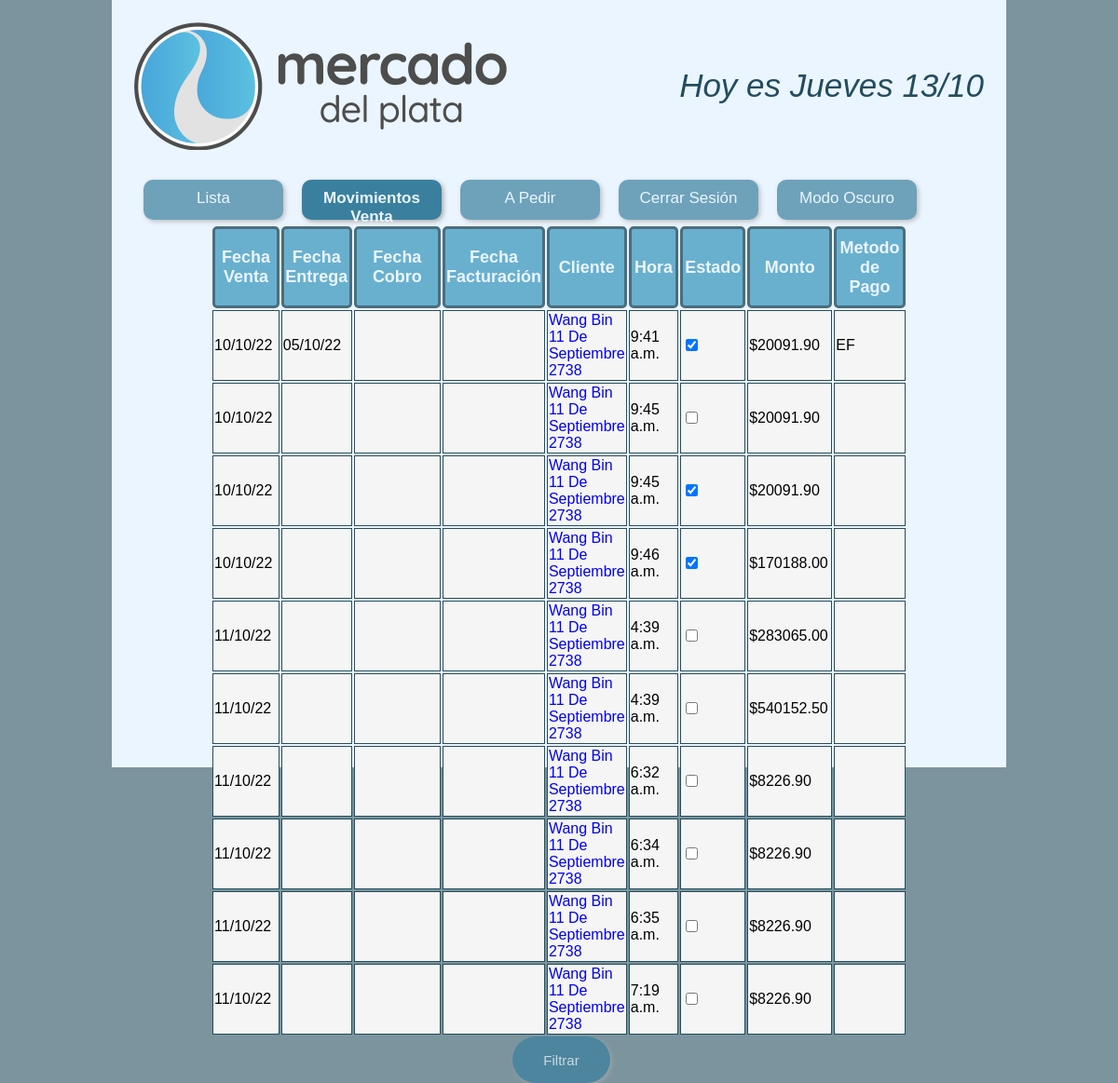
Page /mventa/ (signed in) on the earlier database version.
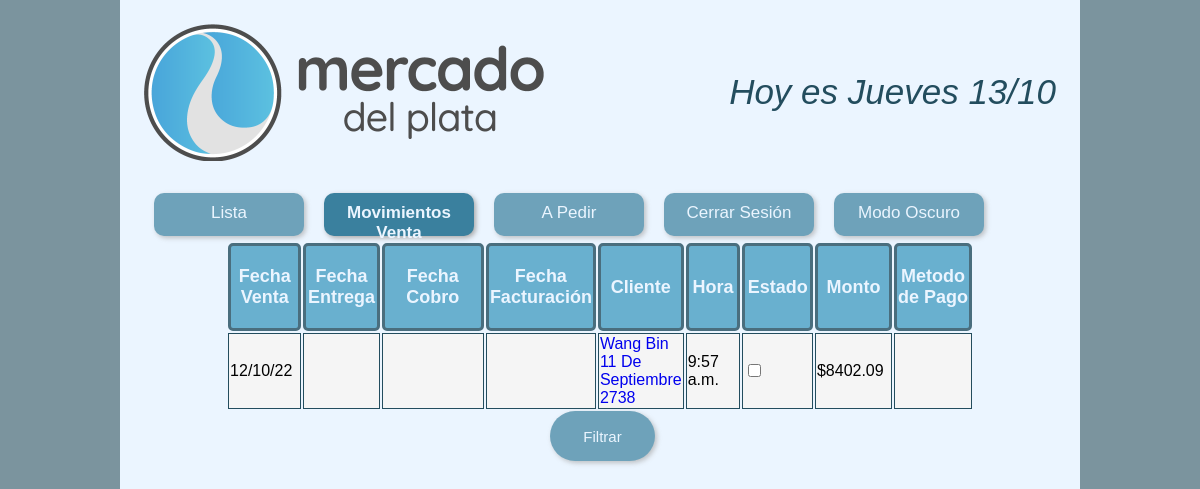
Same page on the later database version.
### MercadoDelPlata/models.py (models this page shows, shortened)
class Venta(models.Model):
    efectivo="EF"
    transferencia="TF"
    cheque="CH"
    condicion_opciones = [
        (efectivo,"Efectivo"),
        (transferencia,"Transferencia"),
        (cheque,"Cheque")]
    cliente = models.ForeignKey(Cliente, on_delete=models.CASCADE)
    fecha = models.DateTimeField(auto_now_add = True)
    fecha_entrega = models.DateTimeField(blank=True, null=True)
    fecha_cobrado = models.DateTimeField(blank=True, null=True)
    fecha_facturacion = models.DateTimeField(blank=True, null=True)
    pago = models.CharField(max_length = 60, choices=condicion_opciones,blank=True)
    entregado = models.BooleanField(default=False)
    aclaraciones = models.CharField(max_length = 100, blank=True)
    pedidos = models.ManyToManyField(Pedido)
    subtotal = models.DecimalField(max_digits = 8, decimal_places = 2)
    total = models.DecimalField(max_digits = 8, decimal_places = 2)

class Cliente(models.Model):
    consumidor_final="CF"
    responsable_inscripto="RI"
    excento="EX"
    condicion_opciones = [
        (responsable_inscripto,"Responsable Inscripto"),
        (consumidor_final,"Consumidor Final"),
        (excento,"Excento")]
    nombre = models.CharField(max_length = 100, unique = True)
    direccion = models.CharField(max_length = 60, unique = True)
    cuit = models.CharField(max_length = 15, unique = True, default=0)
    condicion = models.CharField(max_length = 60, choices=condicion_opciones)
    def __str__(self):
        return self.nombre + " " + self.direccion

### MercadoDelPlata/views.py (the view)
# urls.py: path('mventa/', views.Mventa, name='mventa'),
@login_required(login_url="login")
def Mventa(request):
    ventas=Venta.objects.all()
    print(request.POST)
    context = {"ventas":ventas}
    return render(request, "MercadoDelPlata/mventa.html", context)

### MercadoDelPlata/Templates/MercadoDelPlata/mventa.html (shortened to what this page needs)
{% extends 'main.html' %}
{% block content %}
		<div id="contenedor-tabla">
			<table>
				<thead>
					<tr>
						<th>Fecha Venta</th>
						<th>Fecha Entrega</th>
						<th>Fecha Cobro</th>
						<th>Fecha Facturación</th>
						<th>Cliente</th>
						<th>Hora</th>
						<th>Estado</th>
						<th>Monto</th>
						<th>Metodo de Pago</th>
					</tr>
				</thead>
				<tbody>
					{% for i in ventas %}
					<tr>
						<td>{{i.fecha|date:"d/m/y"}}</td>
						<td>{{i.fecha_entrega|date:"d/m/y"}}</td>
						<td>{{i.fecha_cobrado|date:"d/m/y"}}</td>
						<td>{{i.fecha_facturacion|date:"d/m/y"}}</td>
						<td><a href="{% url 'eventa' i.id %}">{{i.cliente}}</a></td>
						<td>{{i.fecha|time}}</td>
						{% if i.entregado %}
						<td><input type="checkbox" checked readonly></td>
						{% else %}
						<td><input type="checkbox"readonly></td>
						{% endif %}
						<td>${{i.total}}</td>
						<td>{{i.pago}}</td>
					</tr>
					{% endfor %}
				</tbody>
			</table>
		</div>
		<div id="contenedor-botones">
			<button type="button" id="filter">Filtrar</button>
		</div>
{% endblock %}

### Templates/main.html (shortened to what this page needs)
<!DOCTYPE html>
{% load static %}
<html lang="es">
    <head>
        <link rel='stylesheet' type='text/css' media='screen' href="{% static 'styles/index.css' %}">
    </head>
    <body>
		<div id="encabezado">
			<img id="logo" src="{% static 'img/Logo_Para_Blanco_2.png' %}">
			<p id="fecha"></p>
		</div>
		<div id="contenedor-navbar">
			<nav id="navbar">
				<a id="lista-tab" class="current-tab" href="{% url 'home' %}">Lista</a>
				{% if request.user.username == "Pela" %}
					<a id="mov-tab" href="{% url 'mventa' %}" style="display:none">Movimientos Venta</a>
					<a id="ape-tab" href="{% url 'apedir' %}" style="display:none">A Pedir</a>
				{% else %}
					<a id="mov-tab" href="{% url 'mventa' %}">Movimientos Venta</a>
					<a id="ape-tab" href="{% url 'apedir' %}">A Pedir</a>
				{% endif %}
				<a href="{% url 'logout' %}">Cerrar Sesión</a>
				<a>Modo Oscuro</a>
			</nav>
		</div>
        {% block content %}
        {% endblock content%}
    </body>
</html>

### static/styles/index.css (style rules this page uses)
:root { --celeste-oscuro:rgb(58,128,158); --celeste-mas-oscuro: rgb(35,77,94); --celeste: rgb(82,181,223); --celeste-claro: rgb(87,190,235); --celeste-intermedio: rgb(73,159,196); --blanco-fondo: rgb(235,245,255) }
html { background-color: rgba(35,77,94,0.6); height: 100vh; margin: 0; padding: 0 }
body { background-color: var(--blanco-fondo); margin: 0px 10%; padding: 2%; padding-bottom: 0; height: 100vh; font-family: "Calibri", sans-serif; }
#encabezado { margin: auto; margin-bottom: 30px; display: grid; grid-template-columns: 1fr 2fr; }
#logo { grid-column: 1; width: 400px; }
#fecha { grid-column: 2; font-family: "Calibri", sans-serif; font-size: 35px; font-style: italic; text-align: Right; color: var(--celeste-mas-oscuro); margin: auto; margin-right: 0px; margin-top: 48px; }
#contenedor-navbar { margin: auto; height: 50px; }
nav { padding-top: 2px; display: flex; margin: auto; height: 50px; }
#contenedor-navbar a { margin: 0px 10px; width: 150px; height: 33px; text-align: center; font-size: 17px; padding-top: 10px; color: var(--blanco-fondo); background-color: var(--celeste-oscuro); box-shadow: 2px 2px 5px darkgray; opacity: 70%; border-radius: 10px; transition: opacity 0.5s; }
.current-tab { opacity: 100%!important; font-weight: 800; }
#contenedor-tabla { margin-right: 9%; margin-left: 9%; overflow-x:scroll; }
th { height: 80px; background-color: var(--celeste-intermedio) ; border: solid var(--celeste-mas-oscuro) 3px; border-radius: 5px; color: var(--blanco-fondo); font-size: 18px; opacity: 80%; }
th:nth-of-type(1) { width: 100px; }
th:nth-of-type(2) { width: 75px; }
th:nth-of-type(3) { width: 300px; }
th:nth-of-type(4) { width: 75px; }
th:nth-of-type(5) { width: 75px; }
th:nth-of-type(6) { width: 75px; }
th:nth-of-type(7) { width: 75px; }
th:nth-of-type(8) { width: 100px; }
th:nth-of-type(9) { width: 100px; }
tr { height: 35px; }
td { border: solid var(--celeste-mas-oscuro) 1px; }
td { background-color: whitesmoke; }
#contenedor-botones { margin: auto; text-align: center; }
a { text-decoration: none; }
button { margin-left: 5px; width: 105px; height: 50px; text-align: center; font-size: 15px; color: var(--blanco-fondo); background-color: var(--celeste-oscuro); box-shadow: 2px 2px 5px darkgray; border: none; opacity: 70%; border-radius: 30px; transition: opacity 0.5s; }

Differences in the rows shown:
removed Venta: fecha "10/10/22", fecha_entrega "05/10/22", cliente "Wang Bin 11 De Septiembre 2738", fecha "9:41 a.m.", total "20091.90", pago "EF"
removed Venta: fecha "10/10/22", cliente "Wang Bin 11 De Septiembre 2738", fecha "9:45 a.m.", total "20091.90"
removed Venta: fecha "10/10/22", cliente "Wang Bin 11 De Septiembre 2738", fecha "9:45 a.m.", total "20091.90"
removed Venta: fecha "10/10/22", cliente "Wang Bin 11 De Septiembre 2738", fecha "9:46 a.m.", total "170188.00"
removed Venta: fecha "11/10/22", cliente "Wang Bin 11 De Septiembre 2738", fecha "4:39 a.m.", total "283065.00"
removed Venta: fecha "11/10/22", cliente "Wang Bin 11 De Septiembre 2738", fecha "4:39 a.m.", total "540152.50"
removed Venta: fecha "11/10/22", cliente "Wang Bin 11 De Septiembre 2738", fecha "6:32 a.m.", total "8226.90"
removed Venta: fecha "11/10/22", cliente "Wang Bin 11 De Septiembre 2738", fecha "6:34 a.m.", total "8226.90"
removed Venta: fecha "11/10/22", cliente "Wang Bin 11 De Septiembre 2738", fecha "6:35 a.m.", total "8226.90"
removed Venta: fecha "11/10/22", cliente "Wang Bin 11 De Septiembre 2738", fecha "7:19 a.m.", total "8226.90"
added Venta: fecha "12/10/22", cliente "Wang Bin 11 De Septiembre 2738", fecha "9:57 a.m.", total "8402.09"
